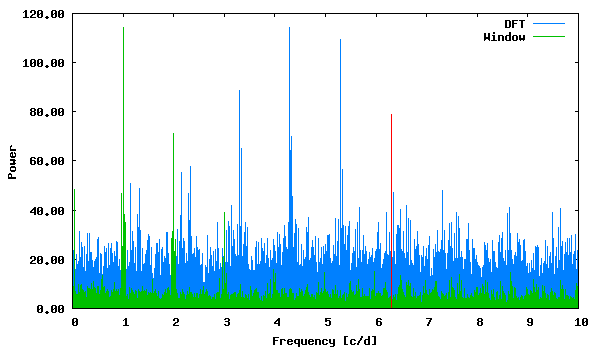

gnuplot code for this plot:
set term png size 600,350 medium
set colors classic
set output "phase_lc_14.deeming.png"
set xlabel "Frequency [c/d]"
set ylabel "Power"
set format y "%5.2f"
plot "deeming.periodogram" using 1:2 with lines linecolor 3 title "DFT", "deeming.periodogram" using 1:3 with lines linecolor 2 title "Window", "<echo '6.303115 78.86467662'" with impulses linecolor 1 title ""
 
